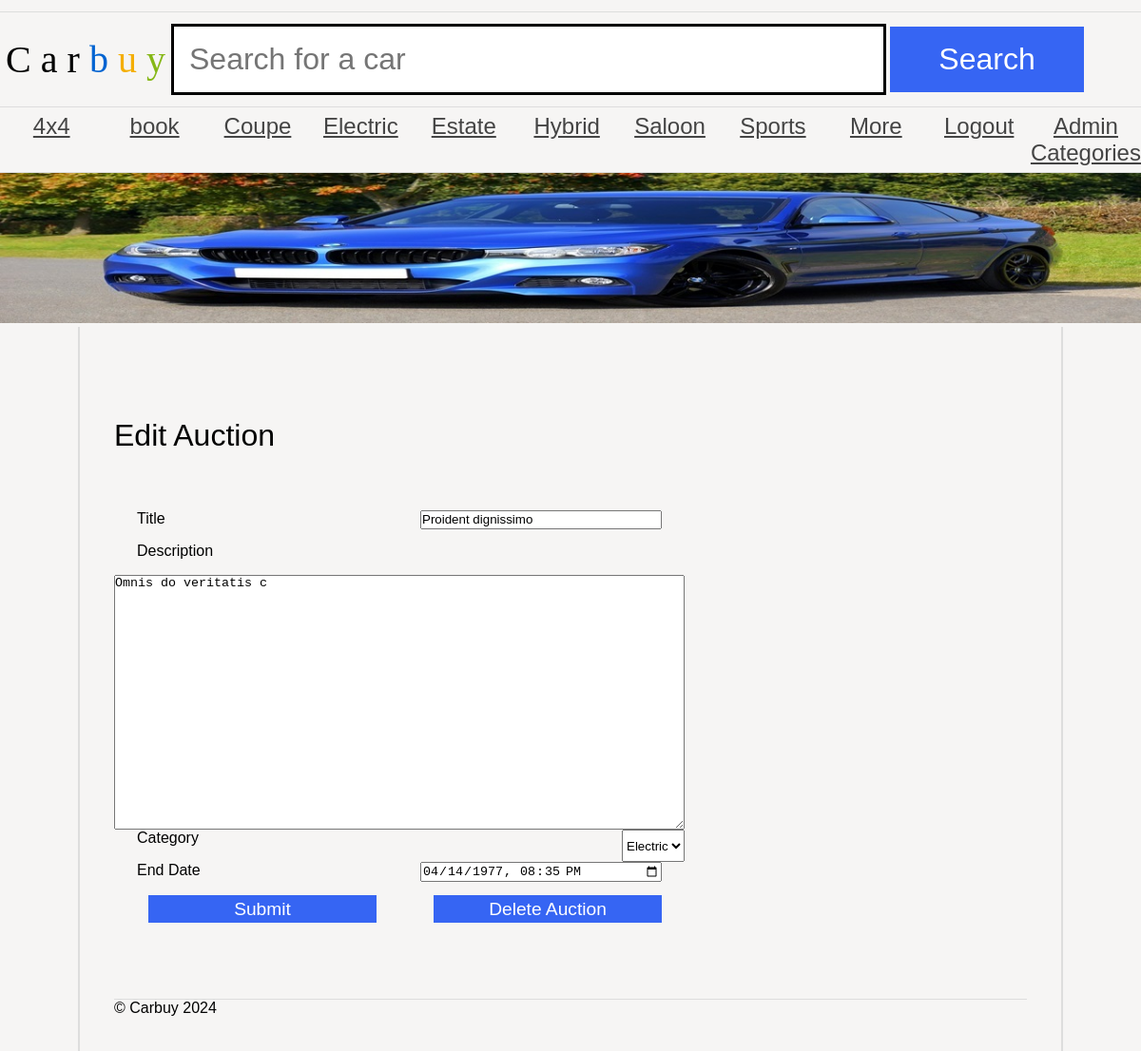
Screenshot of /as1/public/editAuction.php?id=5 (signed in) with the database file from the repository.
### tables this page shows
CREATE TABLE `category` (
  `id` int(11) NOT NULL AUTO_INCREMENT,
  `name` varchar(100) NOT NULL,
  PRIMARY KEY (`id`),
  UNIQUE KEY `name` (`name`)
);

CREATE TABLE `auction` (
  `id` int(11) NOT NULL AUTO_INCREMENT,
  `title` varchar(255) NOT NULL,
  `description` text NOT NULL,
  `categoryId` int(11) NOT NULL,
  `endDate` datetime NOT NULL,
  `userId` int(11) NOT NULL,
  PRIMARY KEY (`id`),
  KEY `categoryId` (`categoryId`),
  KEY `userId` (`userId`),
  CONSTRAINT `auction_ibfk_1` FOREIGN KEY (`categoryId`) REFERENCES `category` (`id`),
  CONSTRAINT `auction_ibfk_2` FOREIGN KEY (`userId`) REFERENCES `users` (`id`) ON DELETE CASCADE
);

### as1/public/editAuction.php (the view, shortened to what this page needs)
<?php
require_once 'db_connect.php';
$auctionId = isset($_GET['id']) ? (int)$_GET['id'] : 0;
$stmt = $pdo->prepare("SELECT * FROM auction WHERE id = ? AND userId = ?");
$stmt->execute([$auctionId, $_SESSION['user_id']]);
$auction = $stmt->fetch(PDO::FETCH_ASSOC);
$categories = $pdo->query("SELECT * FROM category")->fetchAll(PDO::FETCH_ASSOC);
?>
<!DOCTYPE html>
<html>
    <head>
        <link rel="stylesheet" href="carbuy.css" />
    </head>
    <body>
        <header>
            <h1><span class="C">C</span>
                <span class="a">a</span>
                <span class="r">r</span>
                <span class="b">b</span>
                <span class="u">u</span>
                <span class="y">y</span></h1>
            <form action="#">
                <input type="text" name="search" placeholder="Search for a car" />
                <input type="submit" name="submit" value="Search" />
            </form>
        </header>
        <nav>
            <ul>
                <?php foreach ($categories as $category): ?>
                    <li><a class="categoryLink" href="category.php?id=<?= $category['id'] ?>"><?= htmlspecialchars($category['name']) ?></a></li>
                <?php endforeach; ?>
                <li><a class="categoryLink" href="addAuction.php">More</a></li>
                <li><a class="categoryLink" href="logout.php">Logout</a></li>
                <?php if ($_SESSION['is_admin']): ?>
                    <li><a class="categoryLink" href="adminCategories.php">Admin Categories</a></li>
                <?php endif; ?>
            </ul>
        </nav>
        <img src="banners/1.jpg" alt="Banner" />
        <main>
            <h1>Edit Auction</h1>
            <form action="editAuction.php?id=<?= $auctionId ?>" method="post">
                <label>Title</label> <input type="text" name="title" value="<?= htmlspecialchars($auction['title']) ?>" required />
                <label>Description</label> <textarea name="description" required><?= htmlspecialchars($auction['description']) ?></textarea>
                <label>Category</label> <select name="category" required>
                    <?php foreach ($categories as $category): ?>
                        <option value="<?= $category['id'] ?>" <?= $category['id'] == $auction['categoryId'] ? 'selected' : '' ?>>
                            <?= htmlspecialchars($category['name']) ?>
                        </option>
                    <?php endforeach; ?>
                </select>
                <label>End Date</label> <input type="datetime-local" name="endDate" value="<?= str_replace(' ', 'T', $auction['endDate']) ?>" required />
                <input type="submit" value="Submit" />
                <input type="submit" name="delete" value="Delete Auction" onclick="return confirm('Are you sure?');" />
            </form>
            <footer>
                © Carbuy 2024
            </footer>
        </main>
    </body>
</html>

### as1/public/carbuy.css (style rules this page uses)
* { margin: 0; padding: 0; }
body { font-family: 'Oxygen-Regular', sans-serif; background-color: #f6f5f4; max-width: 100vw; overflow-x: hidden; }
h1, h2, h3, h4 { font-weight: normal; }
a, a:visited { color: #444; }
header { margin-top: 1vw; font-family: 'Univers-Light-Normal'; display: grid; grid-template-columns: 15% 85%; align-items: center; padding-top: 1vw; padding-bottom: 1vw; border-top: 1px solid #ddd; border-bottom: 1px solid #ddd; }
header h1 { text-align: center; font-size: 2.5em; }
form { display: block; }
header form input[type=text] { border: 3px solid black; font-size: 2em; padding: 0.5em; width: 70%; }
body > img { width: 100vw; }
header form input[type=submit] { background-color: #3665f3; color: white; width: 20%; font-size: 2em; padding: 0.5em; cursor: pointer; border: 0; }
header .b { color: #0063d1; }
header .u { color: #f4ae01; }
header .y { color: #85b716; }
body > nav { border-bottom: 1px solid #ddd; }
body > nav ul li:last-child a:after { content: 'ˬ'; position: absolute; }
body > nav ul { display: flex; width: 100vw; list-style-type: none; }
body > nav ul li { flex: 1; }
body > nav ul li a { display: block; text-align: center; padding-top: 0.5vw; padding-bottom: 0.5vw; font-size: 1.5em; }
main { padding: 3vw; display: block; overflow: hidden; width: 80vw; margin: auto; border-left: 2px solid #ddd; border-right: 2px solid #ddd; }
main h1 { margin-top: 5vw; margin-bottom: 5vw; }
textarea { width: 100%; height: 20em; }
footer { margin-top: 5vw; border-top: 1px solid #ddd; }
main form { display: flex; flex-wrap: wrap; width: 50vw; }
main form label, main form input { flex-grow: 1; width: 20vw; margin-bottom: 1em; margin-right: 2vw; margin-left: 2vw; }
main form input[type=submit] { background-color: #3665f3; color: white; flex-grow: 0; margin-left: auto; font-size: 1.2em; padding: 0.2em; cursor: pointer; border: 0; }

### rows the page displays
category: name "4x4"
category: name "book"
category: name "Coupe"
category: name "Electric"
category: name "Estate"
category: name "Hybrid"
category: name "Saloon"
category: name "Sports"
auction: title "Proident dignissimo", description "Omnis do veritatis c", category "Electric", endDate "04/14/1977 20:35"
